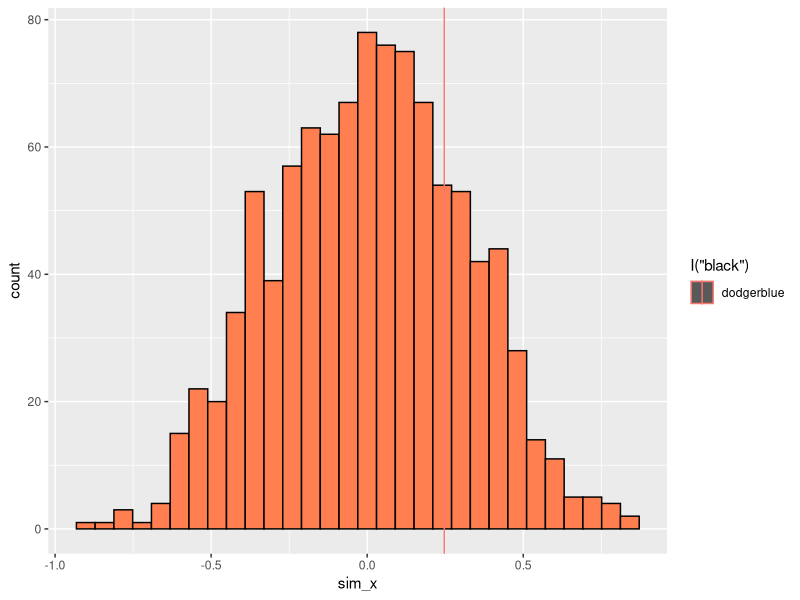

Reproduce this figure in R.
# ------------------------------
# Randomization tests
# 01 Apr 2020
# JLW
# ------------------------------
#

# Statistical p is probability of obtaining observed results (or something
# or something more extreme)
# If the null hypothesis were true p(data/H0)
# Null hypothesis is hypothesis of "no effect"
# Variation is caused by measurement error or other unspecified
# and less important sources of varation

# two advantages of randomization test
# -relaxes assumptions of standard parametric tests (normality,balanced 
# sample sizes, common variance)
# -gives a more intuitive understanding of statistical probability

# Steps in randomization test ------------------------------
# 1. Define a metric X as a single number to represent pattern
# 2. Calculate X(obs) the metric for the empirical (observed) data 
# that we start with
# 3. Randomize or reshuffle the data. Randomize in a way that would
# uncouple the association between observed data and their assignment 
# to treatment groups. Ideally, the randomization only affects the
# pattern of treatment effects in the data. Other aspects of the data (such
# as sample sizes) are preserved in the randomization. Simulate 
# the null hypothesis!
# 4. For this single randomization, calculate the x(sim). If H0 is true,
# then x(sim) should be similar to x(obs). If H0 is false, x(obs) is very 
# different than x(sim). 
# 5. Repeat steps (3) and (4) many times (typically n = 1000). This will
# let us visualize as a histogram the distribution of x(sim); distribution of
# x values when H0 is true
# 6. Estimate tail probability of the observed metric (or something more 
# extreme) given the null distribution (p(x(obs))|H0).

# Preliminaries ------------------------------

library(ggplot2)
library(TeachingDemos)

# for repeatable random numbers
set.seed(97)

# does same thing but with any character sequence
char2seed("paper plane")
char2seed("paper plane", set = FALSE)

# if you don't do either one, uses system time:
Sys.time()
# turns into number of seconds or milliseconds
as.numeric(Sys.time())

# keep system time seed:
my_seed <- as.numeric(Sys.time())
set.seed(my_seed)

# for exercise
char2seed("espresso withdrawal")

# toy example ------------------------------

# create treatment groups
trt_group <- c(rep("Control", 4), rep("Treatment", 5))
print(trt_group)

# create response variable
z <- c(runif(4) + 1, runif(5) + 10)
print(z)

# combine vectors in data fram
df <- data.frame(trt = trt_group, res = z)
print(df)

# look at means in the two groups
obs <- tapply(df$res, df$trt, mean)
print(obs)

# create a simulated data set

# set up a new data frame
df_sim <- df
df_sim$res <- sample(df_sim$res) # this will reorder the values
print(df_sim)

# look at the means in two groups of randomized data
obs_sim <- tapply(df_sim$res, df_sim$trt, mean)
print(obs_sim)

# build functions ------------------------------

# -------------------------------
# FUNCTION read_data
# description: read in (or generate) data for analysis
# inputs: file name (or nothing, as in this demo)
# outputs: 3 column data frame of observed data (ID, x, y)
###################################
read_data <- function(z = NULL){
  if(is.null(z)){
    x_obs <- 1:20
    y_obs <- x_obs + 10 * rnorm(20)
    df <- data.frame(ID = seq_along(x_obs),
                     x_obs,
                     y_obs)
  }
#df <- read.table(file = z,
 #                header = TRUE,
 #                stringsAsFactors = FALSE)
return(df)

} # end of read_data
#--------------------------------
#read_data()
# -------------------------------
# FUNCTION get_metric
# description: calculate metric for randomization test
# inputs: 2 column data frame for regression
# outputs: regression slope
###################################
get_metric <- function(z = NULL){
  if(is.null(z)){
    x_obs <- 1:20
    y_obs <- x_obs + 10 * rnorm(20)
    z <- data.frame(ID = seq_along(x_obs),
                    x_obs,
                    y_obs)
  }
  . <- lm(z[,3] ~ z[,2])
  . <- summary(.)
  . <- .$coefficients[2,1]
  slope <- .
return(slope)

} # end of get_metric
#--------------------------------
#get_metric()
# -------------------------------
# FUNCTION shuffle_data
# description: randomize data for regression analysis
# inputs: 3 column data frame (ID, x, y)
# outputs: 3 column data frame (ID, x, y)
###################################
shuffle_data <- function(z = NULL){
  if(is.null(z)){
    x_obs <- 1:20
    y_obs <- x_obs + 10 * rnorm(20)
    z <- data.frame(ID = seq_along(x_obs),
                    x_obs,
                    y_obs)
  }
z[,3] <- sample(z[,3])
return(z)

} # end of shuffle_data
#--------------------------------
# shuffle_data()
# -------------------------------
# FUNCTION get_pval
# description: calculates p value from simulation
# inputs: list of observed metric and vector of simulated metrics
# outputs: lower and upper tail probability value
###################################
get_pval <- function(z = NULL){
  if(is.null(z)){
    z <- list(rnorm(1), rnorm(1000))
  }
    p_lower <- mean(z[[2]] <= z[[1]])
    p_upper <- mean(z[[2]] >= z[[1]])
  

return(c(pL = p_lower, pU = p_upper))

} # end of get_pval
#--------------------------------
# get_pval()
# -------------------------------
# FUNCTION plot_ran_test
# description: create a ggplot of histogram of simulated values
# inputs: list of observed metric and vector simulated metrics
# outputs: saved ggplot graph
###################################
plot_ran_test <- function(z = NULL){
  if(is.null(z)){
    z <- list(rnorm(1), rnorm(1000))
  }
df <- data.frame(ID = seq_along(z[[2]]),
                 sim_x = z[[2]])
p1 <- ggplot(data = df, aes(x = sim_x))
p1 + geom_histogram(aes(fill = I("coral"),
                        colour = I("black"))) +
  geom_vline(aes(xintercept = z[[1]], colour = "dodgerblue"))

} # end of plot_ran_test
#--------------------------------
# plot_ran_test()

# Put it all together ------------------------------

n_sim <- 1000 # number of simulated datasets
x_sim <- rep(NA, n_sim) # vector of NA values length of simulation
df <- read_data() # using default values from our read_data function
x_obs <- get_metric(df) # get slope of observed data

for(i in seq_len(n_sim)){
  x_sim[i] <- get_metric(shuffle_data(df))
}

slopes <- list(x_obs, x_sim)

get_pval(slopes)

plot_ran_test(slopes)
